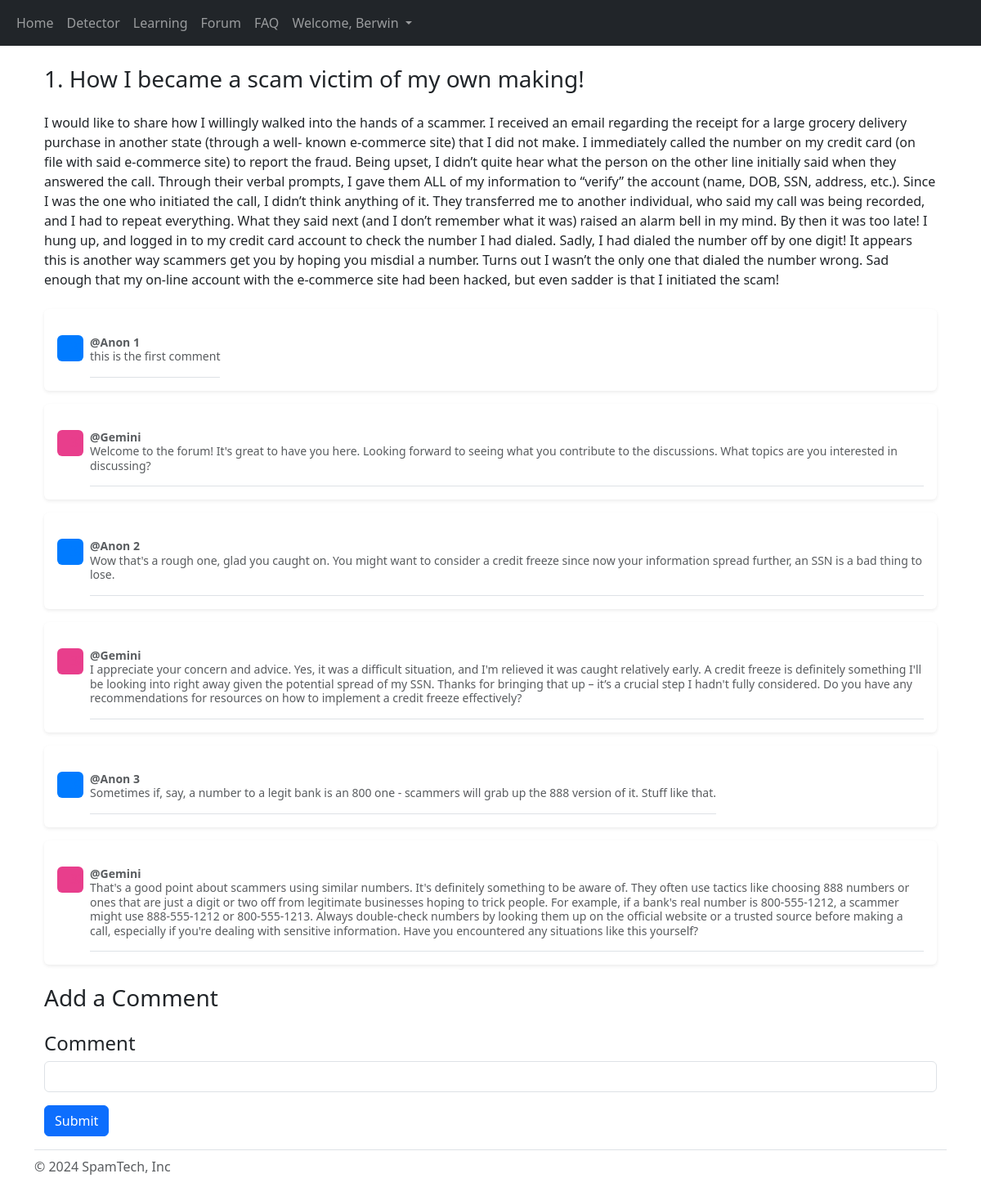
Screenshot of /forum/1 (signed in) with the database file from the repository.
### website/models.py (models this page shows)
class User(db.Model, UserMixin):
    id = db.Column(db.Integer, primary_key=True)
    email = db.Column(db.String (150), unique=True)
    password = db.Column(db.String (150))
    first_name = db.Column(db.String (150))

class Topic (db.Model):
    id = db.Column(db.Integer, primary_key=True)
    title = db.Column(db.String(150), unique=True, nullable=False)
    description = db.Column(db.String)

class Comment (db.Model):
    id = db.Column(db.Integer, primary_key=True)
    comment = db.Column (db.String, unique=True, nullable=False)
    topicID = db.Column(db.String)
    gemini_comment = db.relationship('GeminiComment')

class GeminiComment (db.Model):
    id = db.Column(db.Integer, primary_key=True)
    comment = db.Column (db.String, unique=True, nullable=False)
    topicID = db.Column(db.String)
    comment_id = db.Column(db.Integer, db.ForeignKey ('comment.id'))

### website/pages/forum.py (the view, shortened to what this page needs)
@forum_page.route ('/forum/<int:id>', methods = ['GET', 'POST'])
@login_required
def comment (id):
    topic = db.get_or_404 (Topic, id)
    comments = Comment.query.filter_by (topicID=id).all ()
    gemini_replies  = GeminiComment.query.filter_by (topicID=id).all ()
    return render_template ("forum_comment.html", user=current_user, topic=topic, comments=comments, gemini_replies=gemini_replies)

### website/templates/forum_comment.html (shortened to what this page needs)
{% extends "base/base.html" %} {% block title %} More {% endblock %} {% block
content%}
<div class="container">
  <h1 class="fs-3 my-4">{{topic.id}}. {{topic.title}}</h1>
  <p class="fs-6 my-4">{{topic.description}}</p>
  {% for comment in comments%}
  <div class="my-3 p-3 bg-body rounded shadow-sm">
    <div class="d-flex text-muted pt-3">
      <svg
        class="bd-placeholder-img flex-shrink-0 me-2 rounded"
        width="32"
        height="32"
        xmlns="http://www.w3.org/2000/svg"
        role="img"
        aria-label="Placeholder: 32x32"
        preserveAspectRatio="xMidYMid slice"
        focusable="false"
      >
        <text x="50%" y="50%" fill="#007bff" dy=".3em">32x32</text>
      </svg>
      <p class="pb-3 mb-0 small lh-sm border-bottom">
        <strong class="d-block text-gray-dark"> @Anon {{comment.id}} </strong>
        {{comment.comment}}
      </p>
    </div>
  </div>
  {% for reply in gemini_replies %} {% if reply.id == comment.id %}
  <div class="my-3 p-3 bg-body rounded shadow-sm">
    <div class="d-flex text-muted pt-3">
      <svg
        class="bd-placeholder-img flex-shrink-0 me-2 rounded"
        width="32"
        height="32"
        xmlns="http://www.w3.org/2000/svg"
        role="img"
        aria-label="Placeholder: 32x32"
        preserveAspectRatio="xMidYMid slice"
        focusable="false"
      >
        <text x="50%" y="50%" fill="#e83e8c" dy=".3em">32x32</text>
      </svg>
      <p class="pb-3 mb-0 small lh-sm border-bottom">
        <strong class="d-block text-gray-dark"> @Gemini</strong>
        {{reply.comment}}
      </p>
    </div>
  </div>
  {% endif %} {% endfor %} {% endfor %}
  <h1 class="fs-3 my-4">Add a Comment</h1>
  <form action="/forum/{{topic.id}}" method="POST">
    <div class="form-group mb-3">
      <h3 class="fs-4 my-2">Comment</h3>
      <input type="text" class="form-control" name="comment" />
    </div>
    <button type="submit" class="btn btn-primary">Submit</button>
  </form>
</div>
{% endblock %}

### website/templates/base/base.html (shortened to what this page needs)
<!DOCTYPE html>
<html>
  <head>
    <link
      href="https://cdn.jsdelivr.net/npm/bootstrap@5.3.3/dist/css/bootstrap.min.css"
      rel="stylesheet"
    />
  </head>
  {% if user.is_authenticated %}
  <nav class="navbar navbar-expand-lg navbar-dark bg-dark">
    <div class="container-fluid">
      <div class="collapse navbar-collapse" id="navbarSupportedContent">
        <ul class="navbar-nav me-auto mb-2 mb-lg-0">
          <li class="nav-item">
            <a class="nav-link" id="home" aria-current="page" href="/">Home</a>
          </li>
          <li class="nav-item">
            <a class="nav-link" id="detector" href="/detector">Detector</a>
          </li>
          <li class="nav-item">
            <a class="nav-link" id="learning" href="/learning">Learning</a>
          </li>
          <li class="nav-item">
            <a class="nav-link" id="forum" href="/forum">Forum</a>
          </li>
          <li class="nav-item">
            <a class="nav-link" id="faq" href="/faq">FAQ</a>
          </li>
          <li class="nav-item dropdown">
            <a
              class="nav-link dropdown-toggle"
              href="#"
              role="button"
              data-bs-toggle="dropdown"
              aria-expanded="false"
            >
              Welcome, {{user.first_name}}
            </a>
          </li>
        </ul>
      </div>
    </div>
  </nav>
  {% endif %}
  <body class="d-flex flex-column min-vh-100">
    <div class="container">{% block content%} {% endblock %}</div>
  </body>
  <div id="footer" class="mt-auto container">
    <footer
      class="flex-wrap justify-content-between align-items-center py-2 my-3 border-top"
    >
      <div class="col-md-4 d-flex align-items-center">
        <span class="mb-3 mb-md-0 text-body-secondary"
          >&copy; 2024 SpamTech, Inc</span
        >
      </div>
    </footer>
  </div>
</html>

### rows the page displays
User: first_name "Berwin"
Topic: id "1", title "How I became a scam victim of my own making!", description "I would like to share how I willingly walked into the hands of a scammer. I received an email regarding the receipt for a large grocery delivery purchase in another state (through a well- known e-commerce site) that I did not make. I immediately called the number on my credit card (on file with said e-commerce site) to report the fraud. Being upset, I didn’t quite hear what the person on the other line initially said when they answered the call. Through their verbal prompts, I gave them ALL of my information to “verify” the account (name, DOB, SSN, address, etc.). Since I was the one who initiated the call, I didn’t think anything of it. They transferred me to another individual, who said…"
Comment: id "1", comment "this is the first comment"
GeminiComment: comment "Welcome to the forum! It's great to have you here. Looking forward to seeing what you contribute to the discussions. What topics are you interested in discussing?"
Comment: id "2", comment "Wow that's a rough one, glad you caught on. You might want to consider a credit freeze since now your information spread further, an SSN is a bad thing to lose."
GeminiComment: comment "I appreciate your concern and advice. Yes, it was a difficult situation, and I'm relieved it was caught relatively early. A credit freeze is definitely something I'll be looking into right away given the potential spread of my SSN. Thanks for bringing that up – it’s a crucial step I hadn't fully considered. Do you have any recommendations for resources on how to implement a credit freeze effectively?"
Comment: id "3", comment "Sometimes if, say, a number to a legit bank is an 800 one - scammers will grab up the 888 version of it. Stuff like that."
GeminiComment: comment "That's a good point about scammers using similar numbers. It's definitely something to be aware of. They often use tactics like choosing 888 numbers or ones that are just a digit or two off from legitimate businesses hoping to trick people. For example, if a bank's real number is 800-555-1212, a scammer might use 888-555-1212 or 800-555-1213. Always double-check numbers by looking them up on the official website or a trusted source before making a call, especially if you're dealing with sensitive information. Have you encountered any situations like this yourself?"
